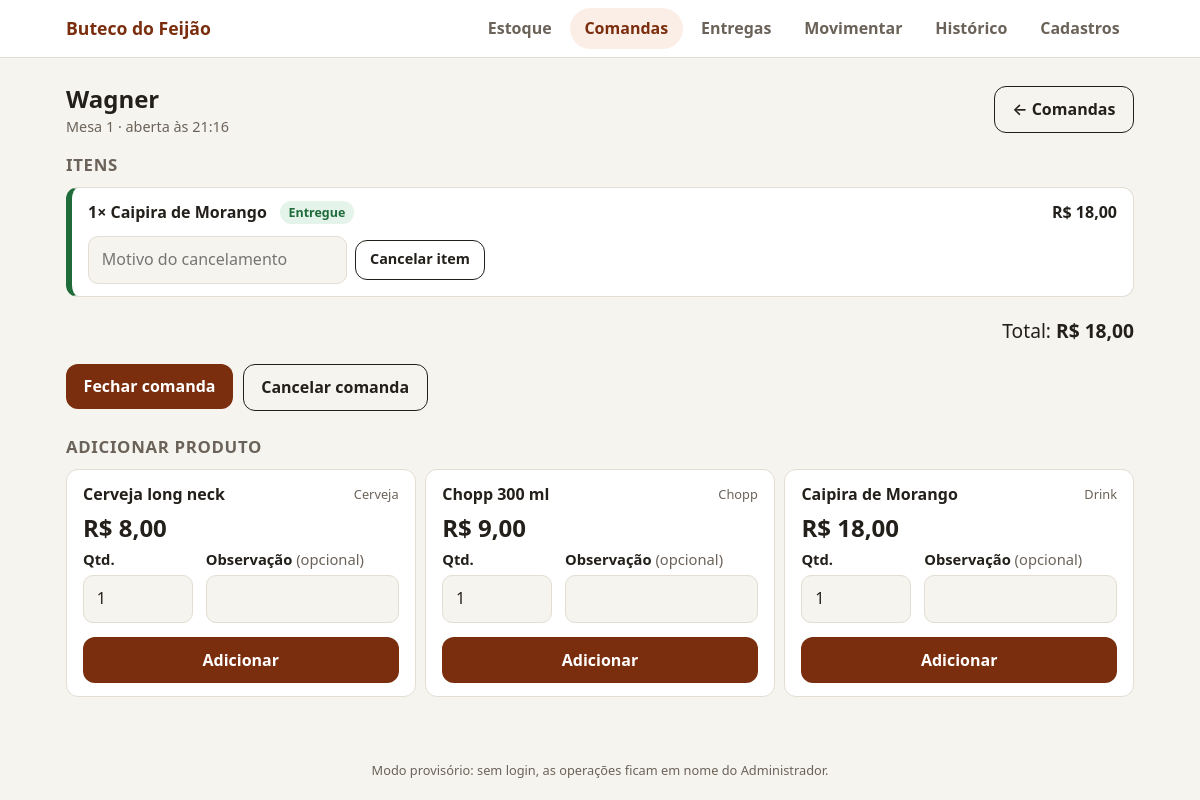
The page /comandas/1 on the database its author committed.
### tables this page shows
CREATE TABLE comanda (
    id            INTEGER PRIMARY KEY,
    identificacao TEXT NOT NULL,                   -- nome do cliente ou identificação
    mesa          INTEGER CHECK (mesa IS NULL OR mesa >= 1),
    status        TEXT NOT NULL DEFAULT 'aberta' CHECK (status IN ('aberta', 'fechada', 'cancelada')),
    aberta_por    INTEGER NOT NULL REFERENCES usuario (id),
    aberta_em     TEXT NOT NULL DEFAULT (datetime('now', 'localtime')),
    fechada_em    TEXT,
    turno_data    TEXT NOT NULL DEFAULT (date('now', 'localtime', '-6 hours'))   -- dia operacional
);

CREATE TABLE pedido_item (
    id                    INTEGER PRIMARY KEY,
    comanda_id            INTEGER NOT NULL REFERENCES comanda (id),
    produto_id            INTEGER NOT NULL REFERENCES produto (id),
    quantidade            INTEGER NOT NULL CHECK (quantidade > 0),
    preco_unitario        REAL NOT NULL CHECK (preco_unitario >= 0),   -- preço vigente no momento do pedido
    escolhas              TEXT,                                        -- ex.: 'Vodka' (texto para exibir)
    observacao            TEXT,
    status                TEXT NOT NULL DEFAULT 'pedido' CHECK (status IN ('pedido', 'entregue', 'cancelado')),
    criado_por            INTEGER NOT NULL REFERENCES usuario (id),
    criado_em             TEXT NOT NULL DEFAULT (datetime('now', 'localtime')),
    entregue_por          INTEGER REFERENCES usuario (id),
    entregue_em           TEXT,
    cancelado_por         INTEGER REFERENCES usuario (id),
    cancelado_em          TEXT,
    motivo_cancelamento   TEXT
);

CREATE TABLE produto (
    id           INTEGER PRIMARY KEY,
    nome         TEXT NOT NULL UNIQUE,
    categoria    TEXT NOT NULL,          -- 'Cerveja', 'Chopp', 'Kit', 'Drink'
    preco_padrao REAL NOT NULL CHECK (preco_padrao >= 0),
    ativo        INTEGER NOT NULL DEFAULT 1 CHECK (ativo IN (0, 1))
);

### app.py (the view)
@app.route("/comandas/<int:comanda_id>")
def comanda(comanda_id):
    c = con()
    dados = pedidos.dados_comanda(c, comanda_id)
    if dados is None:
        abort(404)
    produtos = []
    if dados["comanda"]["status"] == "aberta":
        for p in cadastros.listar_produtos(c):
            p = dict(p)
            p["opcoes"] = pedidos.opcoes_do_produto(c, p["id"])
            produtos.append(p)
    return render_template("comanda.html", d=dados, produtos=produtos)

### app.py (called while the page is built)
def con():
    if "con" not in g:
        g.con = bd.conectar()
    return g.con

@app.teardown_appcontext
def fechar_conexao(_erro):
    c = g.pop("con", None)
    if c is not None:
        c.close()

@app.template_filter("moeda")
def moeda(valor):
    if valor is None:
        return "–"
    return "R$ " + f"{valor:,.2f}".replace(",", "X").replace(".", ",").replace("X", ".")

### bd.py (called while the page is built, shortened)
def aplicar_migracoes(con):
    atual = con.execute("PRAGMA user_version").fetchone()[0]
    for arquivo in sorted(PASTA_MIGRACOES.glob("[0-9][0-9][0-9]_*.sql")):
        numero = int(arquivo.name[:3])
        if numero <= atual:
            continue

def conectar():
    if not ARQUIVO_BANCO.exists():
        criar_banco()
    con = sqlite3.connect(ARQUIVO_BANCO)
    con.row_factory = sqlite3.Row            # permite usar linha["nome"] em vez de linha[0]
    aplicar_migracoes(con)                   # atualiza bancos antigos (não faz nada se já estiver em dia)
    con.execute("PRAGMA foreign_keys = ON")  # tem que ser ligado a cada conexão
    return con

### cadastros.py (called while the page is built)
def dia_operacional(em=None):
    em = em or _dt.datetime.now()
    return (em - _dt.timedelta(hours=6)).date()

def receita_do_produto(con, produto_id):
    return con.execute(
        """SELECT r.insumo_id, i.nome AS insumo, i.unidade_consumo AS unidade, r.quantidade, r.grupo_escolha
           FROM receita_item r JOIN insumo i ON i.id = r.insumo_id
           WHERE r.produto_id = ?
           ORDER BY r.grupo_escolha IS NOT NULL, r.grupo_escolha, i.nome""", (produto_id,)).fetchall()

def _num(v):
    return f"{v:g}"

def receita_resumida(linhas):
    textos, grupos = [], {}
    for l in linhas:
        item = f"{_num(l['quantidade'])} {l['unidade']} de {l['insumo']}"
        if l["grupo_escolha"]:
            grupos.setdefault(l["grupo_escolha"], []).append(item)
        else:
            textos.append(item)
    for grupo, itens in grupos.items():
        textos.append(f"Escolha ({grupo}): " + " ou ".join(itens))
    return textos

def listar_produtos(con, incluir_inativos=False, em=None):
    produtos = []
    for p in con.execute("SELECT * FROM produto WHERE (? OR ativo = 1) ORDER BY ativo DESC, categoria, nome",
                         (1 if incluir_inativos else 0,)).fetchall():
        vigente = preco_vigente(con, p["id"], em)
        produtos.append({**dict(p), "preco_vigente": vigente["preco"], "origem_preco": vigente["origem"],
                         "receita": receita_resumida(receita_do_produto(con, p["id"]))})
    return produtos

### templates/comanda.html (shortened to what this page needs)
{% extends "base.html" %}
{% block conteudo %}
{% set c = d.comanda %}
{% set aberta = c.status == 'aberta' %}
<div class="titulo-linha">
  <div>
    <h1>{{ c.identificacao }}</h1>
    <p class="detalhe">{% if c.mesa %}Mesa {{ c.mesa }} · {% endif %}aberta às {{ c.aberta_em[11:16] }}
      {% if not aberta %}· <strong>{{ c.status }}</strong>{% endif %}</p>
  </div>
  <a class="botao botao-leve" href="{{ url_for('comandas') }}">← Comandas</a>
</div>
<section aria-label="Itens da comanda">
  <h2>Itens</h2>
  <ul class="itens-pedido">
    {% for i in d.itens %}
    <li class="pedido pedido-{{ i.status }}">
      <div class="pedido-topo">
        <strong>{{ i.quantidade }}× {{ i.produto }}</strong>
        <span class="selo {{ {'pedido': 'selo-baixo', 'entregue': 'selo-ok', 'cancelado': 'selo-inativo'}[i.status] }}">
          {{ {'pedido': 'A entregar', 'entregue': 'Entregue', 'cancelado': 'Cancelado'}[i.status] }}</span>
        <span class="valor">{{ (i.quantidade * i.preco_unitario)|moeda }}</span>
      </div>
      {% if aberta and i.status != 'cancelado' %}
      <div class="acoes-pedido">
        <form method="post" action="{{ url_for('item_cancelar', item_id=i.id) }}" class="form-cancelar">
          {% if i.status == 'entregue' %}
            <input type="text" id="motivo-{{ i.id }}" name="motivo" placeholder="Motivo do cancelamento" required>
          {% endif %}
          <button class="botao botao-leve botao-pequeno" type="submit">Cancelar item</button>
        </form>
      </div>
      {% endif %}
    </li>
    {% endfor %}
  </ul>
  <p class="total-linha">Total: <strong>{{ d.total|moeda }}</strong></p>
</section>
{% if aberta %}
<div class="acoes-comanda">
  <form method="post" action="{{ url_for('comanda_fechar', comanda_id=c.id) }}">
    <button class="botao" type="submit">Fechar comanda</button>
  </form>
  <form method="post" action="{{ url_for('comanda_cancelar', comanda_id=c.id) }}">
    <button class="botao botao-leve" type="submit">Cancelar comanda</button>
  </form>
</div>
<section id="produtos" aria-label="Adicionar produtos">
  <h2>Adicionar produto</h2>
  <div class="itens">
    {% for p in produtos %}
    <form method="post" action="{{ url_for('comanda_item_novo', comanda_id=c.id) }}" class="item item-add">
      <div class="item-topo">
        <h3>{{ p.nome }}</h3>
        <span class="item-cat">{{ p.categoria }}</span>
      </div>
      <p class="preco">{{ p.preco_vigente|moeda }}
        {% if p.origem_preco == 'promocao' %}<span class="selo selo-baixo">Promoção</span>{% endif %}</p>
      <div class="linha">
        <div class="campo campo-curto">
          <label for="q-{{ p.id }}">Qtd.</label>
          <input type="text" id="q-{{ p.id }}" name="quantidade" value="1" inputmode="numeric" pattern="[0-9]*" required>
        </div>
        <div class="campo">
          <label for="o-{{ p.id }}">Observação <span class="opc">(opcional)</span></label>
          <input type="text" id="o-{{ p.id }}" name="observacao" autocomplete="off">
        </div>
      </div>
      <button class="botao" type="submit">Adicionar</button>
    </form>
    {% endfor %}
  </div>
</section>
{% endif %}
{% endblock %}

### static/style.css (style rules this page uses)
:root { --bg: #f6f4ef; --surface: #ffffff; --texto: #231f1a; --suave: #6b6359; --borda: #e3ddd2; --marca: #7a2e0e; --marca-fundo: #fbeee6; --ok: #1f6b3a; --ok-fundo: #e5f4ea; --aviso: #8a5a00; --aviso-fundo: #fdf1d6; --erro: #a3261c; --erro-fundo: #fbe5e2; --raio: 12px; }
* { box-sizing: border-box; }
body { margin: 0; background: var(--bg); color: var(--texto); font: 16px/1.45 system-ui, -apple-system, "Segoe UI", Roboto, sans-serif; }
h1 { font-size: 1.5rem; margin: 0; }
h2 { font-size: 1.05rem; margin: 0 0 .6rem; color: var(--suave); text-transform: uppercase; letter-spacing: .04em; }
h3 { font-size: 1rem; margin: 0; }
a { color: inherit; }
.titulo-linha { display: flex; justify-content: space-between; align-items: center; gap: 1rem; margin: .5rem 0 1rem; flex-wrap: wrap; }
.botao { display: inline-block; background: var(--marca); color: #fff; border: 0; border-radius: var(--raio); padding: .7rem 1.1rem; font: inherit; font-weight: 700; text-decoration: none; cursor: pointer; min-height: 44px; }
.botao-leve { background: transparent; color: inherit; border: 1px solid currentColor; font-weight: 600; }
.detalhe { margin: 0; font-size: .9rem; color: var(--suave); }
.selo { font-size: .78rem; font-weight: 700; padding: .15rem .55rem; border-radius: 999px; white-space: nowrap; }
.selo-ok { background: var(--ok-fundo); color: var(--ok); }
.campo { margin-bottom: .9rem; flex: 1; min-width: 0; }
.linha { display: flex; gap: .8rem; flex-wrap: wrap; }
.linha .campo { min-width: 180px; }
label, legend { font-weight: 700; font-size: .92rem; display: block; margin-bottom: .3rem; }
.opc { font-weight: 400; color: var(--suave); }
input[type=text], select { width: 100%; font: inherit; padding: .7rem .8rem; min-height: 48px; border-radius: 10px; border: 1px solid var(--borda); background: var(--bg); color: var(--texto); }
.itens { display: grid; gap: .6rem; grid-template-columns: repeat(auto-fill, minmax(320px, 1fr)); }
.item { background: var(--surface); border: 1px solid var(--borda); border-radius: var(--raio); padding: .8rem 1rem; display: flex; flex-direction: column; }
.item-topo { display: flex; align-items: center; gap: .5rem; flex-wrap: wrap; }
.item-cat { margin-left: auto; font-size: .8rem; color: var(--suave); }
.botao-pequeno { padding: .4rem .9rem; min-height: 40px; font-size: .9rem; }
.preco { font-size: 1.5rem; font-weight: 800; margin: .3rem 0 .2rem; display: flex; align-items: center; gap: .5rem; flex-wrap: wrap; }
.campo-curto { flex: 0 0 110px; min-width: 90px !important; }
.itens-pedido { list-style: none; margin: 0 0 1rem; padding: 0; display: grid; gap: .6rem; }
.pedido { background: var(--surface); border: 1px solid var(--borda); border-left: 6px solid var(--aviso); border-radius: var(--raio); padding: .8rem 1rem; }
.pedido-entregue { border-left-color: var(--ok); }
.pedido-topo { display: flex; flex-wrap: wrap; gap: .5rem .8rem; align-items: center; }
.pedido-topo .valor { margin-left: auto; font-weight: 700; }
.acoes-pedido { display: flex; flex-wrap: wrap; gap: .6rem; margin-top: .7rem; align-items: stretch; }
.acoes-pedido form { margin: 0; display: flex; gap: .5rem; flex-wrap: wrap; align-items: center; }
.acoes-pedido input[type=text] { min-width: 200px; flex: 1; }
.total-linha { text-align: right; font-size: 1.2rem; }
.acoes-comanda { display: flex; gap: .6rem; flex-wrap: wrap; margin: 1rem 0 1.5rem; }
.acoes-comanda form { margin: 0; }
.item-add .botao { width: 100%; }

### rows shown on the page
comanda: identificacao "Wagner", mesa "1", aberta_em "21:16"
pedido_item: quantidade "1", produto "Caipira de Morango", status "Entregue", (i.quantidade*i.preco_unitario)|moeda "R$ 18,00"
produto: nome "Cerveja long neck", categoria "Cerveja", preco_vigente|moeda "R$ 8,00"
produto: nome "Chopp 300 ml", categoria "Chopp", preco_vigente|moeda "R$ 9,00"
produto: nome "Caipira de Morango", categoria "Drink", preco_vigente|moeda "R$ 18,00"

### other values the page prints
{{ d.total|moeda }} "R$ 18,00"
